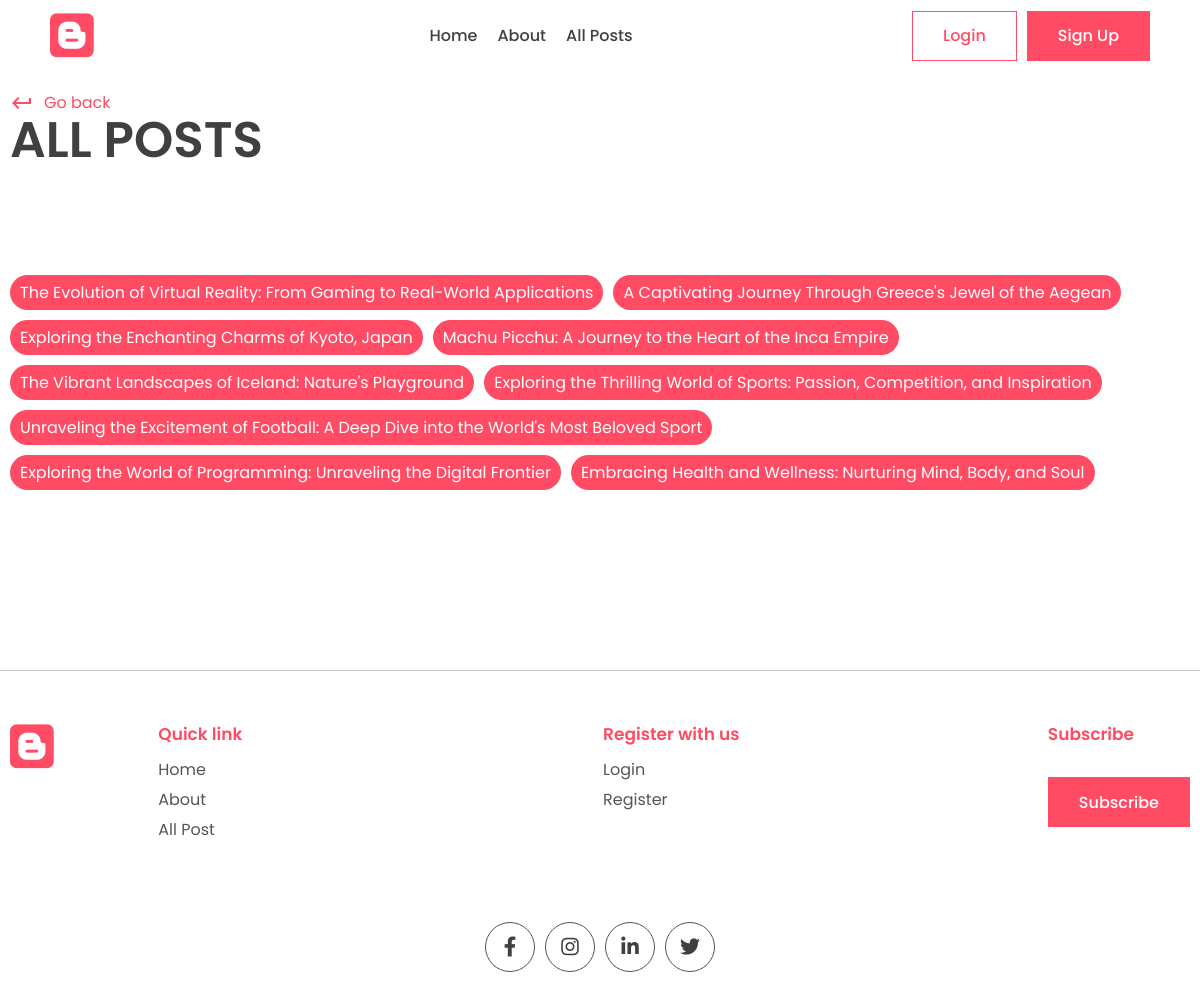
Before: /all_posts/ with the older database file.
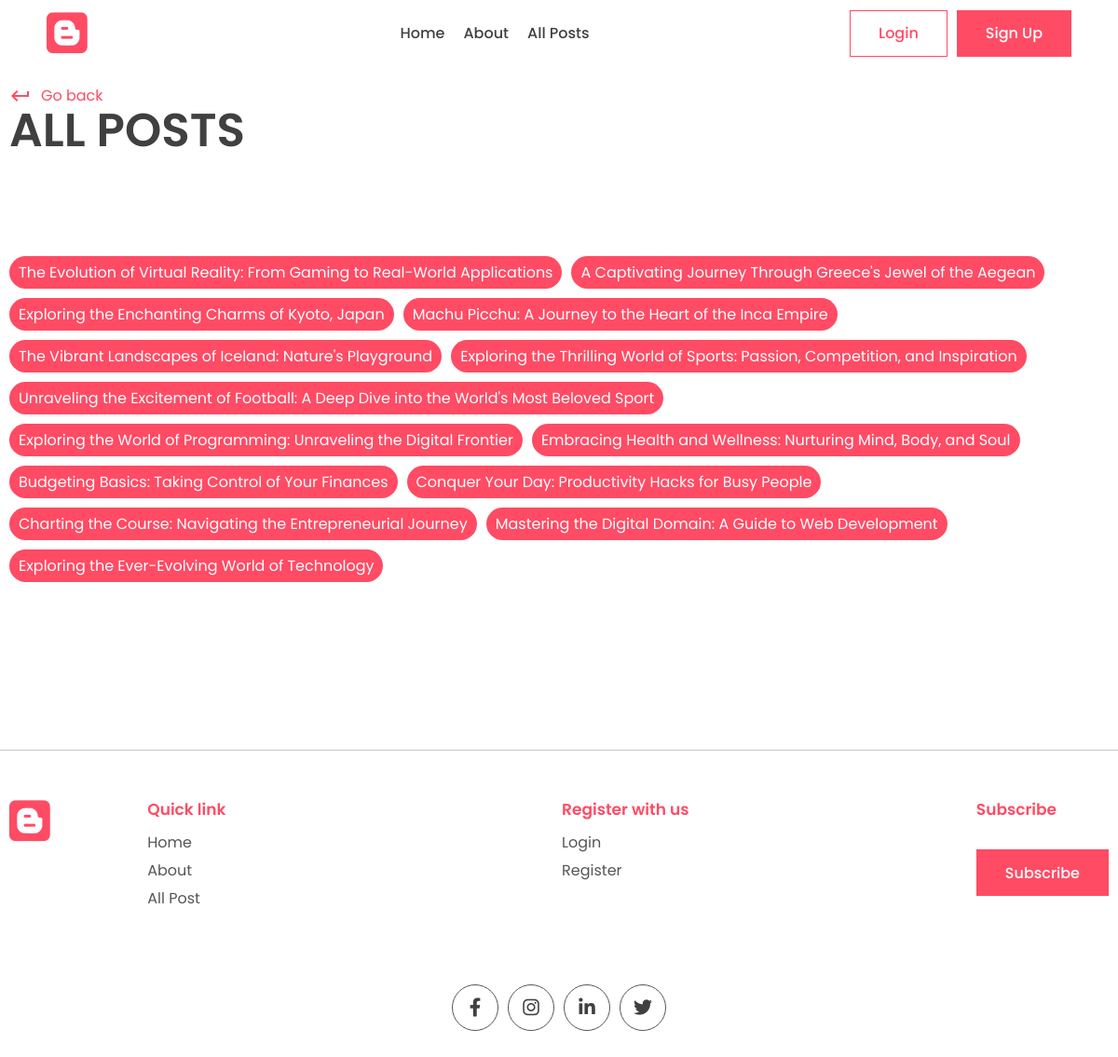
After: the same page with the newer database file.
### posts/models.py (models this page shows, shortened)
class Post(models.Model):
    title = models.CharField(max_length=200)
    content = models.TextField()
    last_updated = models.DateTimeField(auto_now=True)
    slug = models.SlugField(max_length=200, unique=True)
    image = models.ImageField(null=True, blank=True, upload_to="images/")
    tags = models.ManyToManyField(Tag, blank=True, related_name='post')
    view_count = models.IntegerField(null=True, blank=True)
    is_featured = models.BooleanField(default=False)
    author = models.ForeignKey(User, on_delete=models.CASCADE, null=True, blank=True)
    bookmarks = models.ManyToManyField(User, related_name="bookmarks", default=None, blank=True)
    likes = models.ManyToManyField(User, related_name="likes", default=None, blank=True)

### blogapp/views.py (the view)
# urls.py: path('all_posts/', views.all_posts, name='all_posts'),
def all_posts(request):
    all_posts = Post.objects.all()
    context={
        'all_posts':all_posts
    }
    return render(request, 'posts/all_posts.html', context)

### posts/templates/posts/all_posts.html (shortened to what this page needs)
{% extends "base.html" %}
{% block content %}
    <main>
      <div class="container">
        <div class="page-top">
          <div class="top flex">
            <div class="page-name">
              <a href="#" class="learn" onclick="window.history.back()">
                <span class="material-icons"> keyboard_return </span> Go back
              </a>
              <h1>All Posts</h1>
            </div>
          </div>
        </div>
      </div>
    </main>
    <section class="sp">
      <div class="container">
        <div class="blog-tags">
          {% for post in all_posts %}
          <p class="tag">
            <a style="color: white;" href="{% url "post_page" post.slug %}">{{post.title}}</a>
          </p>
          {% endfor %}
        </div>
      </div>
    </section>
{% endblock content %}

Changed rows visible on the page:
added Post: title "Budgeting Basics: Taking Control of Your Finances"
added Post: title "Conquer Your Day: Productivity Hacks for Busy People"
added Post: title "Charting the Course: Navigating the Entrepreneurial Journey"
added Post: title "Mastering the Digital Domain: A Guide to Web Development"
added Post: title "Exploring the Ever-Evolving World of Technology"
